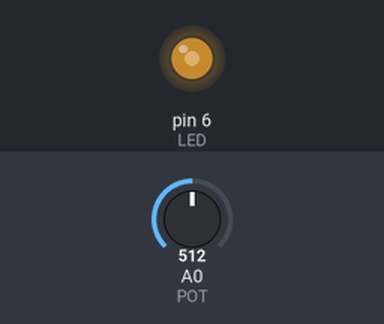
The sketch below on a simulated Arduino Uno, built with avr-gcc and run on an emulated ATmega328P. On the bench: output pins drawn as LEDs (lit = HIGH). Inputs (shaded band) come from the test bench; at power-on: A0 (POT) = 512.

Above: at 1.2 s.
1.3 s: A0 (POT) set to 716
At 2.5 s:
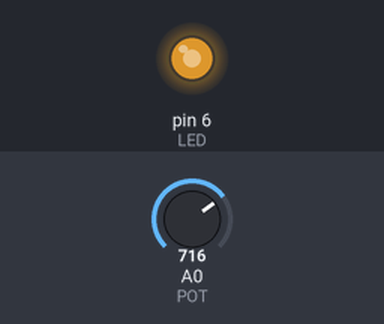
2.8 s: A0 (POT) set to 900
At 3.8 s:
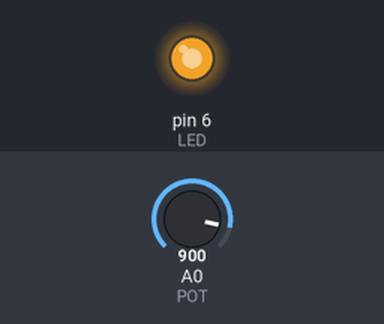
4.3 s: A0 (POT) set to 122
At 5.0 s:
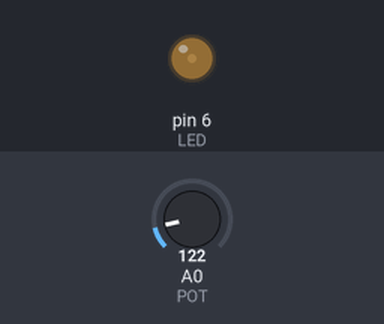
5.8 s: A0 (POT) set to 0
At 6.1 s:
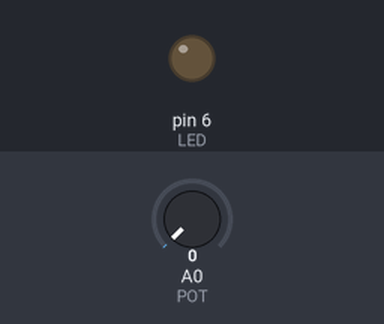
Timing chart, 0 to 8.3 s (numbered marks = the images above; inputs shaded):
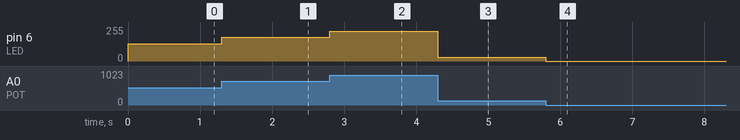

Measured:
- after the input at 1.3 s, pin 6 (LED): 128/255 → 179/255 at once
- after the input at 2.8 s, pin 6 (LED): 179/255 → 225/255 at once
- after the input at 4.3 s, pin 6 (LED): 225/255 → 30/255 at once
- after the input at 5.8 s, pin 6 (LED): 30/255 → 0/255 at once

The sketch:

TPpotenciometro.ino
```cpp
#define LED 6
#define POT A0

int pote;

void setup()
{
  Serial.begin(9600);

  pinMode(LED, OUTPUT);
  pinMode(POT, INPUT);
}

void loop()
{
  pote = analogRead(POT) / 4;

  analogWrite(LED, pote);
}
```
